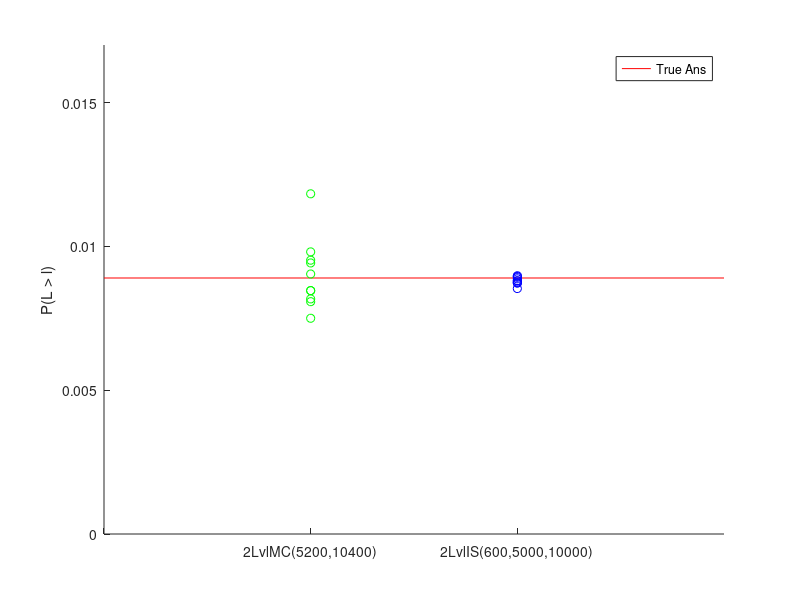

This figure's MATLAB source:
hold on

NSim = 10;
xMax = 3;
yMax = 0.017;
trueAns = 0.0089;
X = 1:xMax;

TwoLvlMC = [ 0.0080769230769230769230769230769231, 0.011826923076923076923076923076923, 0.0098076923076923076923076923076923, 0.0094230769230769230769230769230769, 0.0090384615384615384615384615384615, 0.0084615384615384615384615384615385, 0.0075, 0.0084615384615384615384615384615385, 0.0081730769230769230769230769230769, 0.0095192307692307692307692307692308];

TwoLvlIS = [ 0.0087947921983704113041424577090766, 0.0088071806248678236733740121167102, 0.0087507950481728533076442033689091, 0.0088712515664919194824378223529493, 0.0085331968129070054351892338218022, 0.0087286095029661132232989828594327, 0.0089237275443410871839100551028423, 0.0089554997450605744457874379804707, 0.0089776437744618284297892785161821, 0.0087243811634697392837223262063162];
plot([0 X],repmat(trueAns,1,xMax + 1),'r')

scatter(ones(NSim,1),TwoLvlMC,'g')
scatter(2*ones(NSim,1),TwoLvlIS,'b')

legend('True Ans')
%title('S:5, l:0.20, sample num:10600')
xlabel('')
xticks([0 1 2])
xticklabels({'','2LvlMC(5200,10400)','2LvlIS(600,5000,10000)'})
ylabel('P(L > l)')
axis([0,xMax,0 yMax])

hold off
